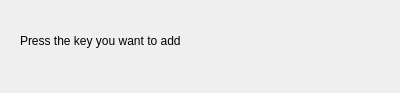
<?xml version="1.0" encoding="UTF-8"?>
<ui version="4.0">
 <class>Input</class>
 <widget class="QDialog" name="Input">
  <property name="geometry">
   <rect>
    <x>0</x>
    <y>0</y>
    <width>400</width>
    <height>93</height>
   </rect>
  </property>
  <property name="windowTitle">
   <string>Dialog</string>
  </property>
  <widget class="QLabel" name="label">
   <property name="geometry">
    <rect>
     <x>20</x>
     <y>20</y>
     <width>341</width>
     <height>41</height>
    </rect>
   </property>
   <property name="text">
    <string>Press the key you want to add</string>
   </property>
  </widget>
 </widget>
 <resources/>
 <connections/>
</ui>
